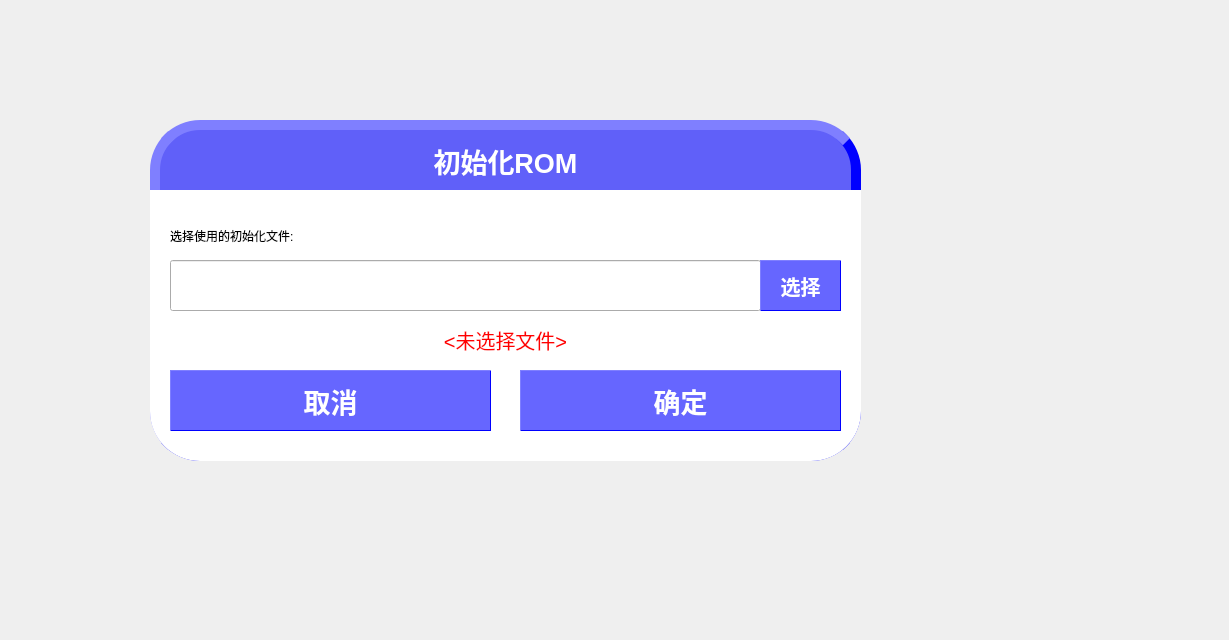
<?xml version="1.0" encoding="UTF-8"?>
<ui version="4.0">
 <class>InitRomWindow</class>
 <widget class="QWidget" name="InitRomWindow">
  <property name="geometry">
   <rect>
    <x>0</x>
    <y>0</y>
    <width>1229</width>
    <height>640</height>
   </rect>
  </property>
  <property name="windowTitle">
   <string>Form</string>
  </property>
  <widget class="QWidget" name="MainWidget" native="true">
   <property name="geometry">
    <rect>
     <x>150</x>
     <y>120</y>
     <width>711</width>
     <height>341</height>
    </rect>
   </property>
   <widget class="QLabel" name="label_5">
    <property name="geometry">
     <rect>
      <x>20</x>
      <y>90</y>
      <width>201</width>
      <height>51</height>
     </rect>
    </property>
    <property name="text">
     <string>选择使用的初始化文件:</string>
    </property>
   </widget>
   <widget class="QPushButton" name="cancelButton">
    <property name="geometry">
     <rect>
      <x>20</x>
      <y>250</y>
      <width>321</width>
      <height>61</height>
     </rect>
    </property>
    <property name="font">
     <font>
      <pointsize>20</pointsize>
      <weight>75</weight>
      <bold>true</bold>
     </font>
    </property>
    <property name="styleSheet">
     <string notr="true">QPushButton{
	background-color:#990000ff;
	color:#ffffff;
	border:1px outset #ff0000ff;
	border-radius:50px;
}
QPushButton::hover{
	background-color:#99000099;
	
}
QPushButton::pressed{
	color:#999999;
}</string>
    </property>
    <property name="text">
     <string>取消</string>
    </property>
   </widget>
   <widget class="QPushButton" name="okButton">
    <property name="geometry">
     <rect>
      <x>370</x>
      <y>250</y>
      <width>321</width>
      <height>61</height>
     </rect>
    </property>
    <property name="font">
     <font>
      <pointsize>20</pointsize>
      <weight>75</weight>
      <bold>true</bold>
     </font>
    </property>
    <property name="styleSheet">
     <string notr="true">QPushButton{
	background-color:#990000ff;
	color:#ffffff;
	border:1px outset #ff0000ff;
	border-radius:50px;
}
QPushButton::hover{
	background-color:#99000099;
	
}
QPushButton::pressed{
	color:#999999;
}</string>
    </property>
    <property name="text">
     <string>确定</string>
    </property>
   </widget>
   <widget class="QLabel" name="label_3">
    <property name="geometry">
     <rect>
      <x>0</x>
      <y>70</y>
      <width>711</width>
      <height>221</height>
     </rect>
    </property>
    <property name="styleSheet">
     <string notr="true">QWidget{
	background-color:#ffffff;
	border:0px outset #cccccc;
	border-radius:0px;
}</string>
    </property>
    <property name="text">
     <string/>
    </property>
   </widget>
   <widget class="QLabel" name="label">
    <property name="geometry">
     <rect>
      <x>0</x>
      <y>0</y>
      <width>711</width>
      <height>341</height>
     </rect>
    </property>
    <property name="styleSheet">
     <string notr="true">QWidget{
	background-color:#990000ff;
	color:#ffffff;
	border:10px outset #ff0000ff;
	border-radius:50px;
}</string>
    </property>
    <property name="text">
     <string/>
    </property>
   </widget>
   <widget class="QPushButton" name="selectFileButton">
    <property name="geometry">
     <rect>
      <x>610</x>
      <y>140</y>
      <width>81</width>
      <height>51</height>
     </rect>
    </property>
    <property name="font">
     <font>
      <pointsize>15</pointsize>
      <weight>75</weight>
      <bold>true</bold>
     </font>
    </property>
    <property name="styleSheet">
     <string notr="true">QPushButton{
	background-color:#990000ff;
	color:#ffffff;
	border:1px outset #ff0000ff;
	border-radius:50px;
}
QPushButton::hover{
	background-color:#99000099;
	
}
QPushButton::pressed{
	color:#999999;
}</string>
    </property>
    <property name="text">
     <string>选择</string>
    </property>
   </widget>
   <widget class="QLineEdit" name="selectEdit">
    <property name="geometry">
     <rect>
      <x>20</x>
      <y>140</y>
      <width>591</width>
      <height>51</height>
     </rect>
    </property>
    <property name="font">
     <font>
      <pointsize>13</pointsize>
     </font>
    </property>
    <property name="text">
     <string/>
    </property>
   </widget>
   <widget class="QLabel" name="stateInfo">
    <property name="geometry">
     <rect>
      <x>20</x>
      <y>190</y>
      <width>671</width>
      <height>61</height>
     </rect>
    </property>
    <property name="font">
     <font>
      <pointsize>15</pointsize>
     </font>
    </property>
    <property name="styleSheet">
     <string notr="true">QWidget{
	color:#ff0000;
}</string>
    </property>
    <property name="text">
     <string>&lt;未选择文件&gt;</string>
    </property>
    <property name="alignment">
     <set>Qt::AlignCenter</set>
    </property>
   </widget>
   <widget class="QLabel" name="label_2">
    <property name="geometry">
     <rect>
      <x>0</x>
      <y>240</y>
      <width>711</width>
      <height>101</height>
     </rect>
    </property>
    <property name="styleSheet">
     <string notr="true">QWidget{
	background-color:#ffffff;
	border:0px outset #cccccc;
	border-radius:50px;
}</string>
    </property>
    <property name="text">
     <string/>
    </property>
   </widget>
   <widget class="QLabel" name="titleTextarea">
    <property name="geometry">
     <rect>
      <x>0</x>
      <y>10</y>
      <width>711</width>
      <height>61</height>
     </rect>
    </property>
    <property name="font">
     <font>
      <pointsize>20</pointsize>
      <weight>75</weight>
      <bold>true</bold>
     </font>
    </property>
    <property name="styleSheet">
     <string notr="true">QWidget{
	color:#ffffff;
}</string>
    </property>
    <property name="text">
     <string>初始化ROM</string>
    </property>
    <property name="alignment">
     <set>Qt::AlignCenter</set>
    </property>
   </widget>
   <zorder>label</zorder>
   <zorder>label_2</zorder>
   <zorder>titleTextarea</zorder>
   <zorder>label_3</zorder>
   <zorder>label_5</zorder>
   <zorder>stateInfo</zorder>
   <zorder>selectEdit</zorder>
   <zorder>selectFileButton</zorder>
   <zorder>cancelButton</zorder>
   <zorder>okButton</zorder>
  </widget>
 </widget>
 <resources/>
 <connections/>
</ui>
